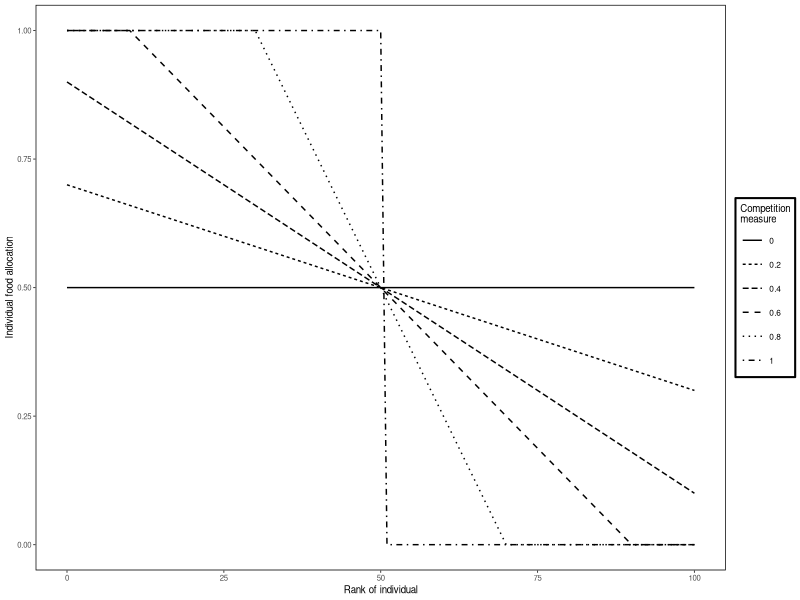

Source code (R):
# TODO: Add comment
# 
# Author: Ruth
###############################################################################


library("ggplot2")

mytheme <- theme_bw(base_size=7)  + theme(panel.grid.major = element_blank(), panel.grid.minor = element_blank(),
		panel.border = element_rect(fill = NA, colour = "black", linetype=1, size = 0.5), 
		legend.background = element_rect(fill="white", size=0.7, linetype="solid", colour ="black"), legend.text=element_text(size=6), 
		strip.background = element_rect(fill="white", size=0.7, linetype="solid", colour ="black"))


compFun <- function(comp, rnk){
	slp <- comp/numJuvs
	food <- (1 + (slp*medRnk/xbr^2) * (xbr - ((xbr/medRnk)*rnk))) * xbr
	
	food <- ifelse(food < 0, 0, food)
	food <- ifelse(food > 1, 1, food)
	food <- ifelse(comp == 0, xbr, food)
	food <- ifelse(comp == 10 & rnk <= medRnk, 1, food)
	food <- ifelse(comp == 10 & rnk > medRnk, 0, food)
	

	
	return(food)
	
}

numJuvs <- 100
medRnk <- 50
xbr <- 0.5
rankVect <- c(0:(numJuvs))
compVect <- c(0, 0.4, 0.8, 1.25, 2.5, 10)
# add full contest and scramble

grid <- expand.grid(rankVect, compVect)

df <- data.frame(rank = grid$Var1, comp = grid$Var2)

df$food <- compFun(df$comp, df$rank)

CompLookUp <- data.frame (comp = c(0, 0.2, 0.4, 0.6, 0.8, 1, 1.25, 1.33, 2.5, 5, 10), 
		Comp_meas = c(0.0, 0.1, 0.2, 0.3, 0.4, 0.5, 0.6, 0.7, 0.8, 0.9, 1.0))

df <- merge(df, CompLookUp, by = "comp")

setwd("~")
getwd()

png(filename = "CompGraph.png", width = 900, height = 550, units = "px", res = 200, pointsize = 10)

ggplot(df, aes(x = rank, y = food, linetype = as.factor(Comp_meas))) +
		geom_line() + mytheme + ylab("Individual food allocation") + xlab("Rank of individual") +
		scale_linetype_discrete(name = "Competition\nmeasure")

dev.off()
